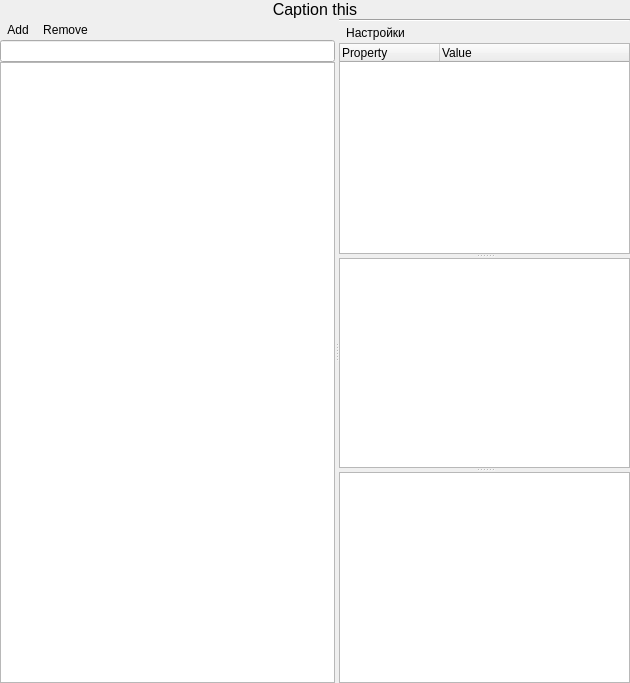
<?xml version="1.0" encoding="UTF-8"?>
<ui version="4.0">
 <class>PropertyBrowser3</class>
 <widget class="QWidget" name="PropertyBrowser3">
  <property name="geometry">
   <rect>
    <x>0</x>
    <y>0</y>
    <width>630</width>
    <height>683</height>
   </rect>
  </property>
  <property name="windowTitle">
   <string>MainWindow</string>
  </property>
  <layout class="QVBoxLayout" name="verticalLayout_3">
   <property name="spacing">
    <number>0</number>
   </property>
   <property name="leftMargin">
    <number>0</number>
   </property>
   <property name="topMargin">
    <number>0</number>
   </property>
   <property name="rightMargin">
    <number>0</number>
   </property>
   <property name="bottomMargin">
    <number>0</number>
   </property>
   <item>
    <layout class="QHBoxLayout" name="horizontalLayout_3">
     <property name="sizeConstraint">
      <enum>QLayout::SetDefaultConstraint</enum>
     </property>
     <item>
      <widget class="QLabel" name="label">
       <property name="sizePolicy">
        <sizepolicy hsizetype="Preferred" vsizetype="Fixed">
         <horstretch>0</horstretch>
         <verstretch>0</verstretch>
        </sizepolicy>
       </property>
       <property name="font">
        <font>
         <pointsize>12</pointsize>
        </font>
       </property>
       <property name="frameShape">
        <enum>QFrame::NoFrame</enum>
       </property>
       <property name="frameShadow">
        <enum>QFrame::Plain</enum>
       </property>
       <property name="lineWidth">
        <number>1</number>
       </property>
       <property name="text">
        <string notr="true">Caption this</string>
       </property>
       <property name="textFormat">
        <enum>Qt::AutoText</enum>
       </property>
       <property name="scaledContents">
        <bool>false</bool>
       </property>
       <property name="alignment">
        <set>Qt::AlignCenter</set>
       </property>
       <property name="margin">
        <number>10</number>
       </property>
      </widget>
     </item>
    </layout>
   </item>
   <item>
    <widget class="QSplitter" name="splitter_2">
     <property name="frameShape">
      <enum>QFrame::NoFrame</enum>
     </property>
     <property name="frameShadow">
      <enum>QFrame::Plain</enum>
     </property>
     <property name="lineWidth">
      <number>1</number>
     </property>
     <property name="midLineWidth">
      <number>0</number>
     </property>
     <property name="orientation">
      <enum>Qt::Horizontal</enum>
     </property>
     <widget class="QWidget" name="widget" native="true">
      <layout class="QVBoxLayout" name="verticalLayout">
       <property name="spacing">
        <number>0</number>
       </property>
       <property name="leftMargin">
        <number>0</number>
       </property>
       <property name="topMargin">
        <number>0</number>
       </property>
       <property name="rightMargin">
        <number>0</number>
       </property>
       <property name="bottomMargin">
        <number>0</number>
       </property>
       <item>
        <layout class="QHBoxLayout" name="horizontalLayout">
         <property name="spacing">
          <number>5</number>
         </property>
         <item>
          <widget class="QWidget" name="horizontalWidget" native="true">
           <property name="minimumSize">
            <size>
             <width>0</width>
             <height>0</height>
            </size>
           </property>
           <layout class="QHBoxLayout" name="horizontalLayout_2">
            <property name="spacing">
             <number>0</number>
            </property>
            <property name="leftMargin">
             <number>0</number>
            </property>
            <property name="topMargin">
             <number>0</number>
            </property>
            <property name="rightMargin">
             <number>0</number>
            </property>
            <property name="bottomMargin">
             <number>0</number>
            </property>
            <item>
             <widget class="QToolButton" name="addButton">
              <property name="toolTip">
               <string>Добавить</string>
              </property>
              <property name="text">
               <string>Add</string>
              </property>
              <property name="iconSize">
               <size>
                <width>32</width>
                <height>32</height>
               </size>
              </property>
              <property name="popupMode">
               <enum>QToolButton::DelayedPopup</enum>
              </property>
              <property name="toolButtonStyle">
               <enum>Qt::ToolButtonIconOnly</enum>
              </property>
              <property name="autoRaise">
               <bool>true</bool>
              </property>
             </widget>
            </item>
            <item>
             <widget class="QToolButton" name="removeButton">
              <property name="toolTip">
               <string>Удалить</string>
              </property>
              <property name="text">
               <string>Remove</string>
              </property>
              <property name="iconSize">
               <size>
                <width>32</width>
                <height>32</height>
               </size>
              </property>
              <property name="autoRaise">
               <bool>true</bool>
              </property>
             </widget>
            </item>
            <item>
             <spacer name="horizontalSpacer">
              <property name="orientation">
               <enum>Qt::Horizontal</enum>
              </property>
              <property name="sizeHint" stdset="0">
               <size>
                <width>200</width>
                <height>20</height>
               </size>
              </property>
             </spacer>
            </item>
           </layout>
          </widget>
         </item>
        </layout>
       </item>
       <item>
        <widget class="QLineEdit" name="searchLineEdit"/>
       </item>
       <item>
        <widget class="QListWidget" name="listWidget">
         <property name="editTriggers">
          <set>QAbstractItemView::NoEditTriggers</set>
         </property>
         <property name="dragEnabled">
          <bool>true</bool>
         </property>
         <property name="dragDropMode">
          <enum>QAbstractItemView::InternalMove</enum>
         </property>
         <property name="selectionMode">
          <enum>QAbstractItemView::SingleSelection</enum>
         </property>
        </widget>
       </item>
      </layout>
     </widget>
     <widget class="QWidget" name="layoutWidget">
      <layout class="QVBoxLayout" name="verticalLayout_2">
       <property name="spacing">
        <number>0</number>
       </property>
       <item>
        <widget class="Line" name="horizontalLine">
         <property name="orientation">
          <enum>Qt::Horizontal</enum>
         </property>
        </widget>
       </item>
       <item>
        <widget class="QWidget" name="configWidget" native="true">
         <layout class="QHBoxLayout" name="configLineLayout">
          <property name="spacing">
           <number>0</number>
          </property>
          <property name="leftMargin">
           <number>0</number>
          </property>
          <property name="topMargin">
           <number>0</number>
          </property>
          <property name="rightMargin">
           <number>0</number>
          </property>
          <property name="bottomMargin">
           <number>0</number>
          </property>
          <item>
           <widget class="QToolButton" name="configButton">
            <property name="toolTip">
             <string>Настройки</string>
            </property>
            <property name="statusTip">
             <string>Настройки</string>
            </property>
            <property name="whatsThis">
             <string>Настройки</string>
            </property>
            <property name="text">
             <string>Настройки</string>
            </property>
            <property name="iconSize">
             <size>
              <width>24</width>
              <height>24</height>
             </size>
            </property>
            <property name="autoRaise">
             <bool>true</bool>
            </property>
           </widget>
          </item>
          <item>
           <spacer name="horizontalSpacer_2">
            <property name="orientation">
             <enum>Qt::Horizontal</enum>
            </property>
            <property name="sizeHint" stdset="0">
             <size>
              <width>40</width>
              <height>20</height>
             </size>
            </property>
           </spacer>
          </item>
         </layout>
        </widget>
       </item>
       <item>
        <widget class="QSplitter" name="splitter">
         <property name="enabled">
          <bool>true</bool>
         </property>
         <property name="orientation">
          <enum>Qt::Vertical</enum>
         </property>
         <property name="opaqueResize">
          <bool>true</bool>
         </property>
         <property name="childrenCollapsible">
          <bool>true</bool>
         </property>
         <widget class="MyTreeWidget" name="treeWidget">
          <property name="contextMenuPolicy">
           <enum>Qt::CustomContextMenu</enum>
          </property>
          <property name="editTriggers">
           <set>QAbstractItemView::AllEditTriggers</set>
          </property>
          <property name="alternatingRowColors">
           <bool>true</bool>
          </property>
          <property name="selectionMode">
           <enum>QAbstractItemView::ExtendedSelection</enum>
          </property>
          <property name="uniformRowHeights">
           <bool>false</bool>
          </property>
          <property name="itemsExpandable">
           <bool>true</bool>
          </property>
          <property name="animated">
           <bool>true</bool>
          </property>
          <property name="allColumnsShowFocus">
           <bool>false</bool>
          </property>
          <property name="wordWrap">
           <bool>false</bool>
          </property>
          <property name="headerHidden">
           <bool>false</bool>
          </property>
          <property name="expandsOnDoubleClick">
           <bool>true</bool>
          </property>
          <property name="columnCount">
           <number>2</number>
          </property>
          <attribute name="headerCascadingSectionResizes">
           <bool>false</bool>
          </attribute>
          <attribute name="headerDefaultSectionSize">
           <number>100</number>
          </attribute>
          <attribute name="headerHighlightSections">
           <bool>true</bool>
          </attribute>
          <attribute name="headerStretchLastSection">
           <bool>true</bool>
          </attribute>
          <column>
           <property name="text">
            <string notr="true">Property</string>
           </property>
          </column>
          <column>
           <property name="text">
            <string notr="true">Value</string>
           </property>
          </column>
         </widget>
         <widget class="QTextBrowser" name="textBrowser"/>
         <widget class="QUndoView" name="undoView"/>
        </widget>
       </item>
      </layout>
     </widget>
    </widget>
   </item>
  </layout>
  <action name="actionCopy">
   <property name="text">
    <string>Копировать</string>
   </property>
   <property name="toolTip">
    <string>Копировать</string>
   </property>
   <property name="shortcut">
    <string>Ctrl+C</string>
   </property>
  </action>
  <action name="actionPaste">
   <property name="text">
    <string>Вставить</string>
   </property>
   <property name="toolTip">
    <string>Вставить</string>
   </property>
   <property name="shortcut">
    <string>Ctrl+V</string>
   </property>
  </action>
  <action name="actionDefault">
   <property name="text">
    <string>Сброс по-умолчанию</string>
   </property>
   <property name="toolTip">
    <string>Сброс по-умолчанию</string>
   </property>
  </action>
  <action name="actionUndo">
   <property name="text">
    <string>Отменить действие</string>
   </property>
   <property name="toolTip">
    <string>Отменить действие</string>
   </property>
   <property name="shortcut">
    <string>Ctrl+Z</string>
   </property>
  </action>
  <action name="actionRedo">
   <property name="text">
    <string>Повторить действие</string>
   </property>
   <property name="toolTip">
    <string>Повторить действие</string>
   </property>
   <property name="shortcut">
    <string>Ctrl+Y</string>
   </property>
  </action>
  <action name="actionShowUndoRedoList">
   <property name="checkable">
    <bool>true</bool>
   </property>
   <property name="text">
    <string>Окно списка действий</string>
   </property>
   <property name="toolTip">
    <string>Окно списка действий</string>
   </property>
   <property name="shortcut">
    <string>Ctrl+L</string>
   </property>
  </action>
 </widget>
 <customwidgets>
  <customwidget>
   <class>MyTreeWidget</class>
   <extends>QTreeWidget</extends>
   <header>mytreewidget.h</header>
  </customwidget>
 </customwidgets>
 <resources/>
 <connections/>
</ui>
